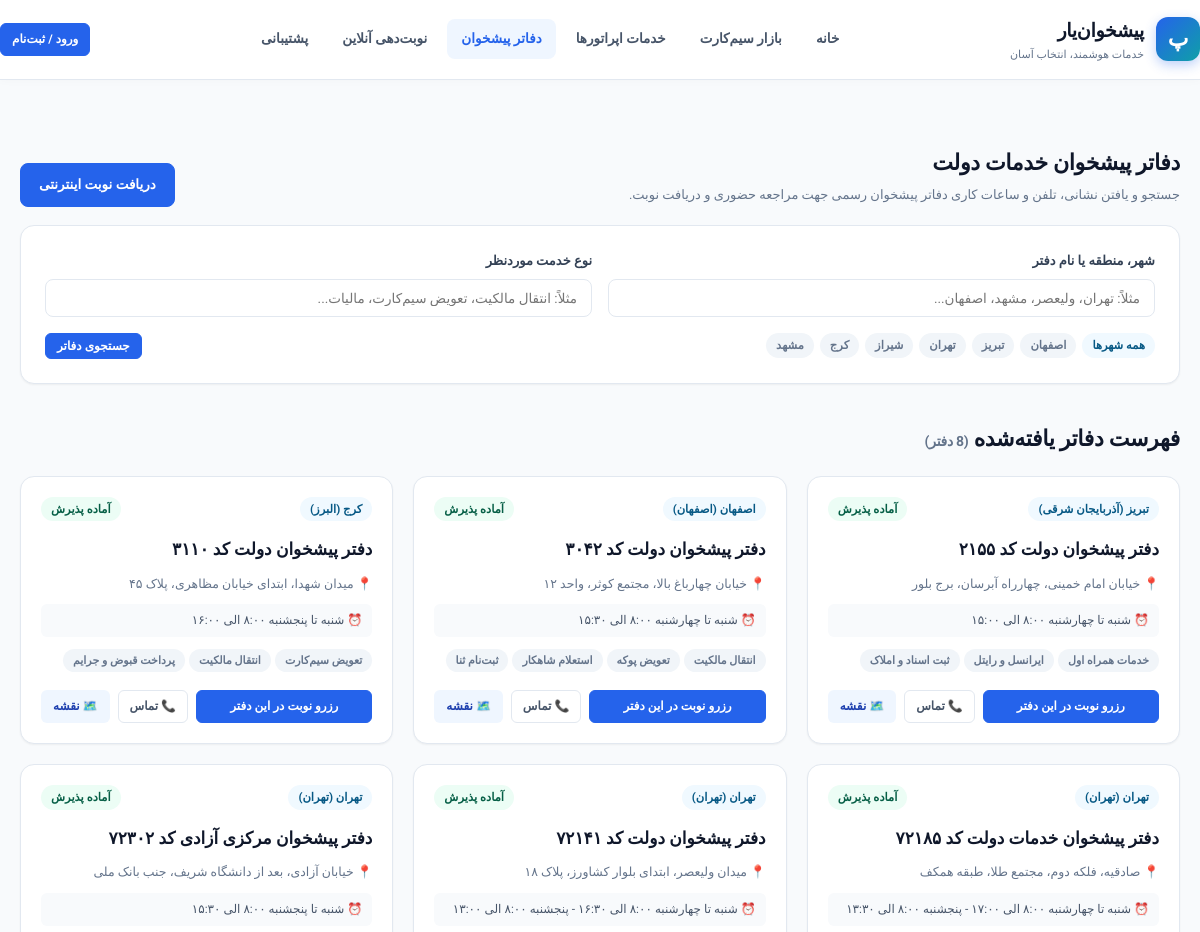
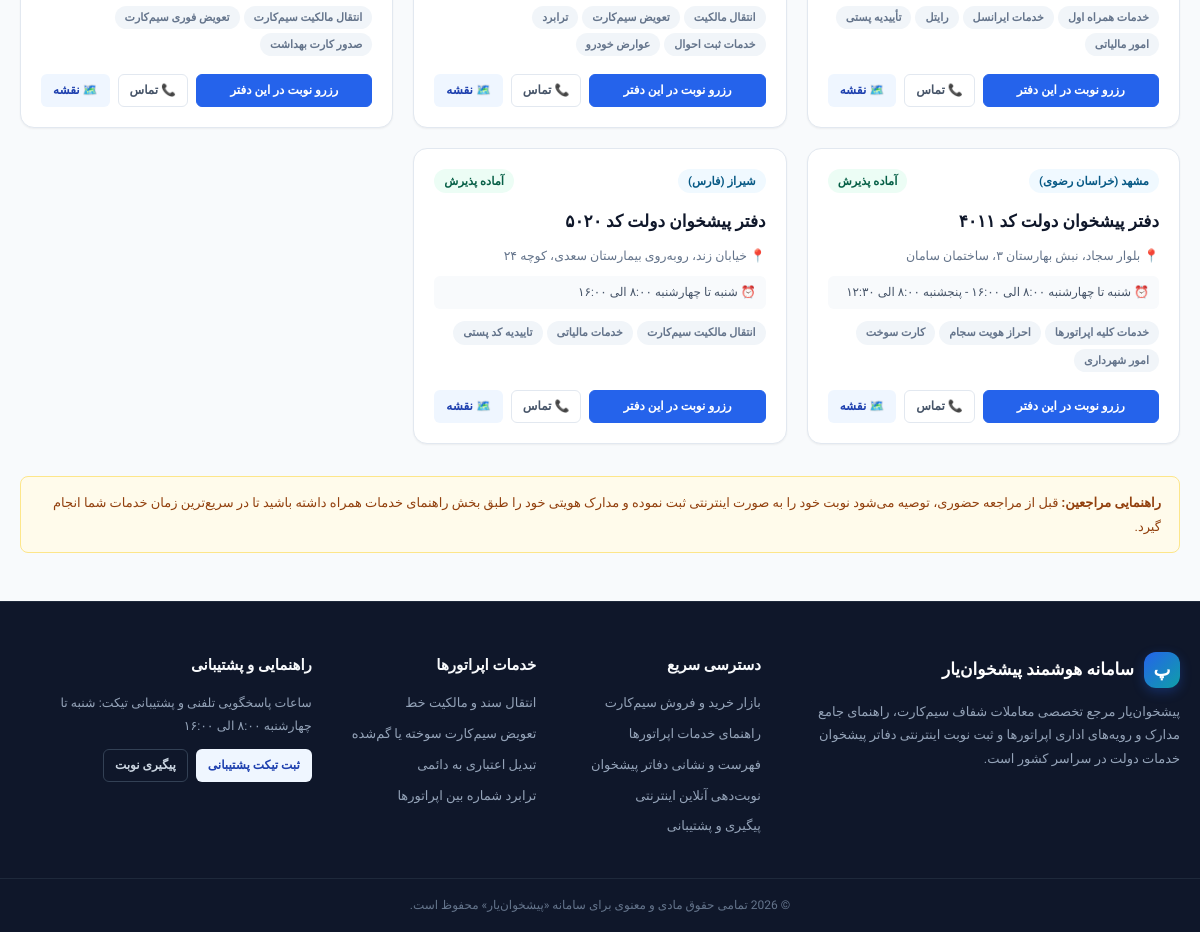
Screenshot of /offices.php with the database file from the repository (2 pictures, top to bottom).
### tables this page shows
CREATE TABLE IF NOT EXISTS offices (
  id INT UNSIGNED AUTO_INCREMENT PRIMARY KEY,
  name VARCHAR(160) NOT NULL,
  city VARCHAR(100) NOT NULL,
  province VARCHAR(100) NOT NULL DEFAULT 'تهران',
  address VARCHAR(255) NOT NULL,
  phone VARCHAR(40) NULL,
  working_hours VARCHAR(100) NULL,
  services TEXT NOT NULL,
  latitude DECIMAL(10,7) NULL,
  longitude DECIMAL(10,7) NULL,
  is_active TINYINT(1) NOT NULL DEFAULT 1
);

### includes/functions.php (called while the page is built, shortened)
<?php
function e(?string $value): string {
    return htmlspecialchars((string)$value, ENT_QUOTES, 'UTF-8');
}

### offices.php (the view, shortened to what this page needs)
<?php
require_once 'includes/functions.php';
$pdo = db();
$city = trim($_GET['city'] ?? '');
$service = trim($_GET['service'] ?? '');
$sql = "SELECT * FROM offices WHERE is_active = 1";
$params = [];
$sql .= " ORDER BY province, city, name LIMIT 100";
$st = $pdo->prepare($sql);
$st->execute($params);
$offices = $st->fetchAll();
$cities = [];
try {
    $cities = $pdo->query("SELECT DISTINCT city FROM offices WHERE is_active=1 ORDER BY city ASC")->fetchAll(PDO::FETCH_COLUMN);
} catch (Throwable) {}
require 'includes/header.php';
?>
<div class="section-head mt-0">
    <div>
        <h1>دفاتر پیشخوان خدمات دولت</h1>
        <p>جستجو و یافتن نشانی، تلفن و ساعات کاری دفاتر پیشخوان رسمی جهت مراجعه حضوری و دریافت نوبت.</p>
    </div>
    <div>
        <a href="booking.php" class="btn btn-primary">دریافت نوبت اینترنتی</a>
    </div>
</div>
<div class="panel mb-6" style="margin-bottom:24px;">
    <form method="get" class="form-grid">
        <div class="field">
            <label>شهر، منطقه یا نام دفتر</label>
            <input type="text" name="city" value="<?= e($city) ?>" placeholder="مثلاً: تهران، ولیعصر، مشهد، اصفهان...">
        </div>
        <div class="field">
            <label>نوع خدمت موردنظر</label>
            <input type="text" name="service" value="<?= e($service) ?>" placeholder="مثلاً: انتقال مالکیت، تعویض سیم‌کارت، مالیات...">
        </div>
        <div style="grid-column:1/-1;display:flex;justify-content:space-between;align-items:center;flex-wrap:wrap;gap:12px;">
            <div style="display:flex;gap:6px;flex-wrap:wrap;">
                <a href="offices.php" class="badge <?= $city === '' ? 'badge-info' : 'badge-muted' ?>">همه شهرها</a>
                <?php foreach ($cities as $c): ?>
                    <a href="offices.php?city=<?= urlencode($c) ?>" class="badge <?= $city === $c ? 'badge-info' : 'badge-muted' ?>">
                        <?= e($c) ?>
                    </a>
                <?php endforeach; ?>
            </div>
            <div style="display:flex;gap:8px;">
                <button class="btn btn-primary btn-sm" type="submit">جستجوی دفاتر</button>
            </div>
        </div>
    </form>
</div>
<div class="section-head">
    <div>
        <h2>فهرست دفاتر یافته‌شده <span style="font-size:14px;color:var(--text-muted);">(<?= count($offices) ?> دفتر)</span></h2>
    </div>
</div>
<div class="grid-cards">
    <?php if (!empty($offices)): ?>
        <?php foreach ($offices as $o): ?>
            <article class="card">
                <div style="display:flex;justify-content:space-between;align-items:center;">
                    <span class="badge badge-info"><?= e($o['city']) ?> (<?= e($o['province']) ?>)</span>
                    <span class="badge badge-success">آماده پذیرش</span>
                </div>
                <h3 style="font-size:17px;font-weight:800;color:var(--text-main);margin-top:14px;">
                    <?= e($o['name']) ?>
                </h3>
                <p style="font-size:12.5px;color:var(--text-muted);margin-top:8px;line-height:1.7;">
                    📍 <?= e($o['address']) ?>
                </p>
                <?php if (!empty($o['working_hours'])): ?>
                    <div style="font-size:12px;color:#475569;margin-top:10px;background:#f8fafc;padding:6px 10px;border-radius:6px;">
                        ⏰ <?= e($o['working_hours']) ?>
                    </div>
                <?php endif; ?>
                <?php if (!empty($o['services'])): ?>
                    <div style="margin-top:12px;display:flex;flex-wrap:wrap;gap:4px;">
                        <?php foreach (explode('،', $o['services']) as $srvItem): ?>
                            <span class="badge badge-muted" style="font-size:11px;"><?= e(trim($srvItem)) ?></span>
                        <?php endforeach; ?>
                    </div>
                <?php endif; ?>
                <div style="margin-top:auto;padding-top:18px;display:flex;gap:8px;flex-wrap:wrap;">
                    <a href="booking.php?office=<?= (int)$o['id'] ?>" class="btn btn-primary btn-sm" style="flex:1;">
                        رزرو نوبت در این دفتر
                    </a>
                    <?php if (!empty($o['phone'])): ?>
                        <a href="tel:<?= e($o['phone']) ?>" class="btn btn-outline btn-sm" title="تماس تلفنی">
                            📞 تماس
                        </a>
                    <?php endif; ?>
                    <a href="https://www.google.com/maps/search/?api=1&query=<?= urlencode('دفتر پیشخوان دولت ' . $o['name'] . ' ' . $o['city']) ?>" target="_blank" rel="noopener" class="btn btn-soft btn-sm" title="مسیریابی در نقشه">
                        🗺️ نقشه
                    </a>
                </div>
            </article>
        <?php endforeach; ?>
    <?php endif; ?>
</div>
<div class="warning mt-6" style="margin-top:32px;">
    <strong>راهنمایی مراجعین:</strong> قبل از مراجعه حضوری، توصیه می‌شود نوبت خود را به صورت اینترنتی ثبت نموده و مدارک هویتی خود را طبق بخش راهنمای خدمات همراه داشته باشید تا در سریع‌ترین زمان خدمات شما انجام گیرد.
</div>
<?php require 'includes/footer.php'; ?>

### assets/style.css (style rules this page uses)
:root { --font-sans: 'Vazirmatn', -apple-system, BlinkMacSystemFont, 'Segoe UI', Roboto, 'Shabnam', 'Tahoma', sans-serif; --bg-page: #f8fafc; --bg-surface: #ffffff; --bg-subtle: #f1f5f9; --border: #e2e8f0; --border-focus: #3b82f6; --text-main: #0f172a; --text-muted: #64748b; --text-subtle: #94a3b8; --primary: #2563eb; --primary-hover: #1d4ed8; --primary-light: #eff6ff; --primary-text: #1e40af; --success: #10b981; --success-light: #ecfdf5; --success-text: #065f46; --warning: #f59e0b; --warning-light: #fffbeb; --warning-text: #92400e; --danger: #ef4444; --danger-light: #fef2f2; --danger-text: #991b1b; --info: #0284c7; --info-light: #f0f9ff; --info-text: #075985; --mci-blue: #0284c7; --mci-orange: #ea580c; --mtn-yellow: #f59e0b; --mtn-dark: #18181b; --rightel-purple: #9333ea; --radius-sm: 8px; --radius-md: 14px; --radius-lg: 20px; --radius-full: 9999px; --shadow-sm: 0 1px 2px 0 rgba(0, 0, 0, 0.05); --shadow-md: 0 4px 16px -2px rgba(15, 23, 42, 0.06), 0 2px 6px -2px rgba(15, 23, 42, 0.04); --shadow-lg: 0 12px 28px -4px rgba(15, 23, 42, 0.09), 0 4px 12px -2px rgba(15, 23, 42, 0.04); }
*, *::before, *::after { box-sizing: border-box; margin: 0; padding: 0; }
body { font-family: var(--font-sans); background-color: var(--bg-page); color: var(--text-main); line-height: 1.75; direction: rtl; text-align: right; min-height: 100vh; display: flex; flex-direction: column; -webkit-font-smoothing: antialiased; }
a { color: inherit; text-decoration: none; transition: all 0.2s ease; }
.section-head { display: flex; align-items: flex-end; justify-content: space-between; gap: 16px; margin: 36px 0 18px; }
.section-head h2, .section-head h1 { font-size: 22px; font-weight: 800; color: var(--text-main); letter-spacing: -0.3px; }
.section-head p { font-size: 13px; color: var(--text-muted); margin-top: 2px; }
.panel { background: var(--bg-surface); border: 1px solid var(--border); border-radius: var(--radius-md); padding: 24px; box-shadow: var(--shadow-sm); }
.card { background: var(--bg-surface); border: 1px solid var(--border); border-radius: var(--radius-md); padding: 20px; box-shadow: var(--shadow-sm); transition: transform 0.2s, box-shadow 0.2s, border-color 0.2s; display: flex; flex-direction: column; position: relative; }
.grid-3, .grid-cards { display: grid; grid-template-columns: repeat(3, minmax(0, 1fr)); gap: 20px; }
.badge { display: inline-flex; align-items: center; gap: 5px; padding: 4px 10px; border-radius: var(--radius-full); font-size: 11.5px; font-weight: 700; line-height: 1.4; }
.badge-success { background: var(--success-light); color: var(--success-text); }
.badge-info { background: var(--info-light); color: var(--info-text); }
.badge-muted { background: var(--bg-subtle); color: var(--text-muted); }
.btn { display: inline-flex; align-items: center; justify-content: center; gap: 8px; padding: 9px 18px; border-radius: var(--radius-sm); font-family: inherit; font-size: 13.5px; font-weight: 700; cursor: pointer; border: 1px solid transparent; transition: all 0.2s; text-decoration: none; }
.btn-primary, .account-link { background: var(--primary); color: #fff; border-color: var(--primary); }
.btn-soft { background: var(--primary-light); color: var(--primary-text); }
.btn-outline { background: transparent; border-color: var(--border); color: #475569; }
.btn-sm { padding: 5px 11px; font-size: 12px; border-radius: 6px; }
.form-grid { display: grid; grid-template-columns: repeat(2, minmax(0, 1fr)); gap: 16px; }
.field { display: flex; flex-direction: column; gap: 6px; }
.field label { font-size: 13px; font-weight: 700; color: #334155; }
.field input, .field select, .field textarea, .filter-input { width: 100%; border: 1px solid var(--border); border-radius: var(--radius-sm); padding: 10px 14px; background: #fff; outline: none; font-family: inherit; font-size: 13.5px; color: var(--text-main); transition: border-color 0.2s, box-shadow 0.2s; }
.warning { background: var(--warning-light); border: 1px solid #fde68a; color: var(--warning-text); padding: 14px 18px; border-radius: var(--radius-sm); font-size: 13px; line-height: 1.8; }

### rows the page displays
offices: city "تبریز", province "آذربایجان شرقی", name "دفتر پیشخوان دولت کد ۲۱۵۵", address "خیابان امام خمینی، چهارراه آبرسان، برج بلور", working_hours "شنبه تا چهارشنبه ۸:۰۰ الی ۱۵:۰۰", services "خدمات همراه اول", services "ایرانسل و رایتل", services "ثبت اسناد و املاک"
offices: city "اصفهان", province "اصفهان", name "دفتر پیشخوان دولت کد ۳۰۴۲", address "خیابان چهارباغ بالا، مجتمع کوثر، واحد ۱۲", working_hours "شنبه تا چهارشنبه ۸:۰۰ الی ۱۵:۳۰", services "انتقال مالکیت", services "تعویض پوکه", services "استعلام شاهکار", services "ثبت‌نام ثنا"
offices: city "کرج", province "البرز", name "دفتر پیشخوان دولت کد ۳۱۱۰", address "میدان شهدا، ابتدای خیابان مظاهری، پلاک ۴۵", working_hours "شنبه تا پنجشنبه ۸:۰۰ الی ۱۶:۰۰", services "تعویض سیم‌کارت", services "انتقال مالکیت", services "پرداخت قبوض و جرایم"
offices: city "تهران", province "تهران", name "دفتر پیشخوان خدمات دولت کد ۷۲۱۸۵", address "صادقیه، فلکه دوم، مجتمع طلا، طبقه همکف", working_hours "شنبه تا چهارشنبه ۸:۰۰ الی ۱۷:۰۰ - پنجشنبه ۸:۰۰ الی ۱۳:۳۰", services "خدمات همراه اول", services "خدمات ایرانسل", services "رایتل", services "تأییدیه پستی", services "امور مالیاتی"
offices: city "تهران", province "تهران", name "دفتر پیشخوان دولت کد ۷۲۱۴۱", address "میدان ولیعصر، ابتدای بلوار کشاورز، پلاک ۱۸", working_hours "شنبه تا چهارشنبه ۸:۰۰ الی ۱۶:۳۰ - پنجشنبه ۸:۰۰ الی ۱۳:۰۰", services "انتقال مالکیت", services "تعویض سیم‌کارت", services "ترابرد", services "خدمات ثبت احوال", services "عوارض خودرو"
offices: city "تهران", province "تهران", name "دفتر پیشخوان مرکزی آزادی کد ۷۲۳۰۲", address "خیابان آزادی، بعد از دانشگاه شریف، جنب بانک ملی", working_hours "شنبه تا پنجشنبه ۸:۰۰ الی ۱۵:۳۰", services "انتقال مالکیت سیم‌کارت", services "تعویض فوری سیم‌کارت", services "صدور کارت بهداشت"
offices: city "مشهد", province "خراسان رضوی", name "دفتر پیشخوان دولت کد ۴۰۱۱", address "بلوار سجاد، نبش بهارستان ۳، ساختمان سامان", working_hours "شنبه تا چهارشنبه ۸:۰۰ الی ۱۶:۰۰ - پنجشنبه ۸:۰۰ الی ۱۲:۳۰", services "خدمات کلیه اپراتورها", services "احراز هویت سجام", services "کارت سوخت", services "امور شهرداری"
offices: city "شیراز", province "فارس", name "دفتر پیشخوان دولت کد ۵۰۲۰", address "خیابان زند، روبه‌روی بیمارستان سعدی، کوچه ۲۴", working_hours "شنبه تا چهارشنبه ۸:۰۰ الی ۱۶:۰۰", services "انتقال مالکیت سیم‌کارت", services "خدمات مالیاتی", services "تاییدیه کد پستی"

### other values shown
$c "اصفهان"
$c "تبریز"
$c "تهران"
$c "شیراز"
$c "کرج"
$c "مشهد"
count($offices) "8"
